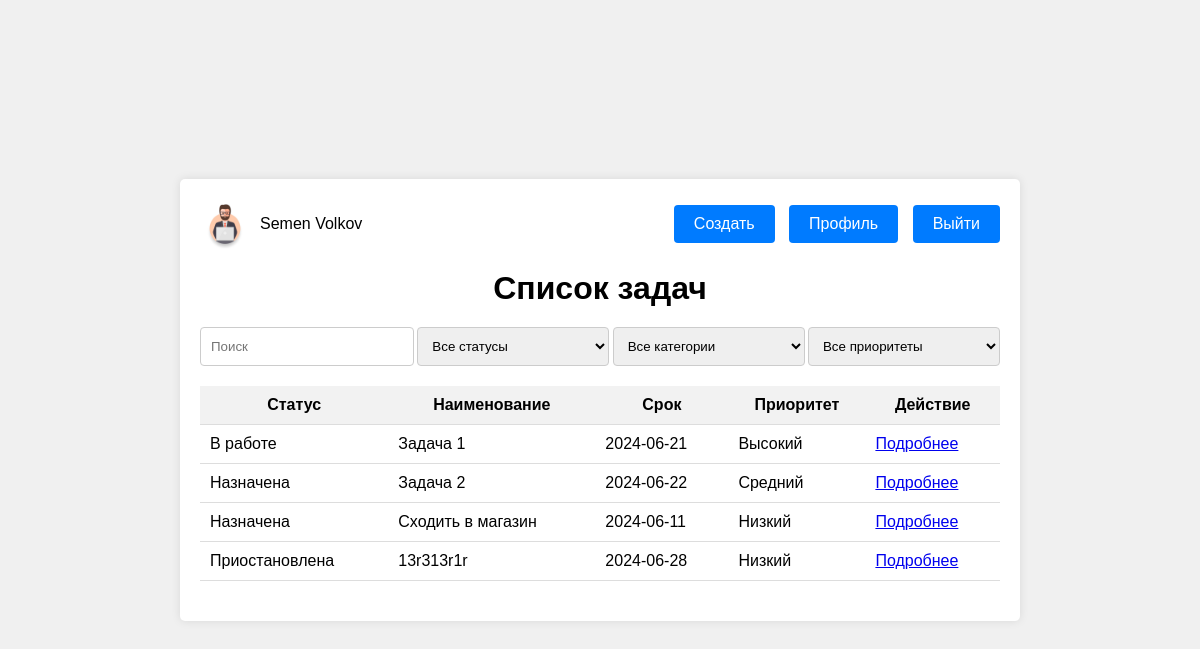
Screenshot of /main (signed in) with the database file from the repository.
### app.py (models this page shows)
class User(db.Model):
    id = db.Column(db.Integer, primary_key=True)
    first_name = db.Column(db.String(150), nullable=False)
    last_name = db.Column(db.String(150), nullable=False)
    login = db.Column(db.String(150), unique=True, nullable=False)
    password = db.Column(db.String(150), nullable=False)
    avatar = db.Column(db.String(150), nullable=True, default='default_avatar.png')
    tasks = db.relationship('Task', backref='user', lazy=True)
    assigned_tasks = db.relationship('Task', secondary='task_assigned', backref='assigned_users', lazy='subquery')

class Task(db.Model):
    id = db.Column(db.Integer, primary_key=True)
    title = db.Column(db.String(100), nullable=False)
    description = db.Column(db.Text, nullable=False)
    status = db.Column(db.String(100), nullable=False, default='Назначена')
    category = db.Column(db.String(100), nullable=True)
    priority = db.Column(db.String(100), nullable=False, default='Средний')
    deadline = db.Column(db.DateTime, nullable=False, default=datetime.now(timezone.utc))
    user_id = db.Column(db.Integer, db.ForeignKey('user.id'), nullable=False)
    files = db.relationship('File', backref='task', lazy=True)

### app.py (the view)
    def wrap(*args, **kwargs):
        if 'user_id' not in session:
            return redirect(url_for('login'))
        return f(*args, **kwargs)

### app.py (called while the page is built)
def login_required(f):
    def wrap(*args, **kwargs):
        if 'user_id' not in session:
            return redirect(url_for('login'))
        return f(*args, **kwargs)
    wrap.__name__ = f.__name__
    return wrap

@app.route('/main')
@login_required
def main():
    user = User.query.get(session['user_id'])
    tasks = Task.query.filter(
        (Task.user_id == user.id) |
        (Task.assigned_users.any(id=user.id))
    ).order_by(
        db.case([(Task.priority == 'Высокий', 1),
                 (Task.priority == 'Средний', 2),
                 (Task.priority == 'Низкий', 3)]),
        Task.deadline
    ).all()
    return render_template('main.html', tasks=tasks, current_user=user)

### templates/main.html (shortened to what this page needs)
<!DOCTYPE html>
<html lang="ru">
<head>
    <link rel="stylesheet" href="{{ url_for('static', filename='style_main.css') }}">
</head>
<body>
    <div class="container">
        <div class="header">
            <div class="profile-info">
                <img src="{{ url_for('static', filename='uploads/' + (current_user.avatar or 'default_avatar.png')) }}" alt="Avatar" class="avatar">
                <span>{{ current_user.first_name }} {{ current_user.last_name }}</span>
            </div>
            <div class="actions">
                <a href="{{ url_for('create_task') }}" class="btn">Создать</a>
                <a href="{{ url_for('profile') }}" class="btn">Профиль</a>
                <a href="{{ url_for('logout') }}" class="btn">Выйти</a>
            </div>
        </div>
        <h1>Список задач</h1>
        <div class="search-filter">
            <input type="text" id="search" placeholder="Поиск" oninput="filterTasks()">
            <select id="statusFilter" onchange="filterTasks()">
                <option value="">Все статусы</option>
            </select>
            <select id="categoryFilter" onchange="filterTasks()">
                <option value="">Все категории</option>
            </select>
            <select id="priorityFilter" onchange="filterTasks()">
                <option value="">Все приоритеты</option>
            </select>
        </div>
        <table>
            <thead>
                <tr>
                    <th>Статус</th>
                    <th>Наименование</th>
                    <th>Срок</th>
                    <th>Приоритет</th>
                    <th>Действие</th>
                </tr>
            </thead>
            <tbody id="task_list">
                {% for task in tasks %}
                <tr>
                    <td>{{ task.status }}</td>
                    <td>{{ task.title }}</td>
                    <td>{{ task.deadline.strftime('%Y-%m-%d') }}</td>
                    <td>{{ task.priority }}</td>
                    <td><a href="{{ url_for('task_detail', task_id=task.id) }}">Подробнее</a></td>
                </tr>
                {% endfor %}
            </tbody>
        </table>
    </div>
</body>
</html>

### static/style_main.css (style rules this page uses)
body { font-family: Arial, sans-serif; background-color: #f0f0f0; display: flex; justify-content: center; align-items: center; height: 100vh; margin: 0; }
.container { background-color: #fff; padding: 20px; border-radius: 5px; box-shadow: 0 0 10px rgba(0, 0, 0, 0.1); width: 800px; margin: 10px 0; }
.header { display: flex; justify-content: space-between; align-items: center; margin-bottom: 20px; }
.profile-info { display: flex; align-items: center; }
.profile-info .avatar { width: 50px; height: 50px; border-radius: 50%; margin-right: 10px; }
h1 { text-align: center; margin-bottom: 20px; }
.search-filter { display: flex; justify-content: space-between; margin-bottom: 20px; }
input[type="text"], select { padding: 10px; border: 1px solid #ccc; border-radius: 4px; width: 24%; }
table { width: 100%; border-collapse: collapse; margin-bottom: 20px; }
thead { background-color: #f2f2f2; }
th, td { padding: 10px; text-align: left; border-bottom: 1px solid #ddd; }
th { text-align: center; }
.actions .btn { display: inline-block; padding: 10px 20px; margin-left: 10px; background-color: #007BFF; color: white; border: none; border-radius: 4px; text-decoration: none; cursor: pointer; }

### rows the page displays
User: avatar (picture), first_name "Semen", last_name "Volkov"
Task: status "В работе", title "Задача 1", deadline "2024-06-21", priority "Высокий"
Task: status "Назначена", title "Задача 2", deadline "2024-06-22", priority "Средний"
Task: status "Назначена", title "Сходить в магазин", deadline "2024-06-11", priority "Низкий"
Task: status "Приостановлена", title "13r313r1r", deadline "2024-06-28", priority "Низкий"
